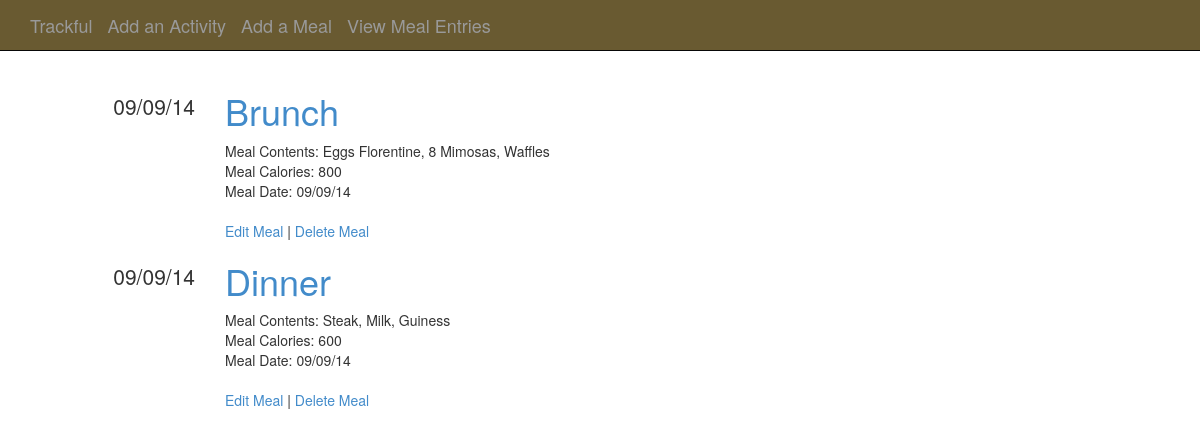
The app's page /meals, older data.
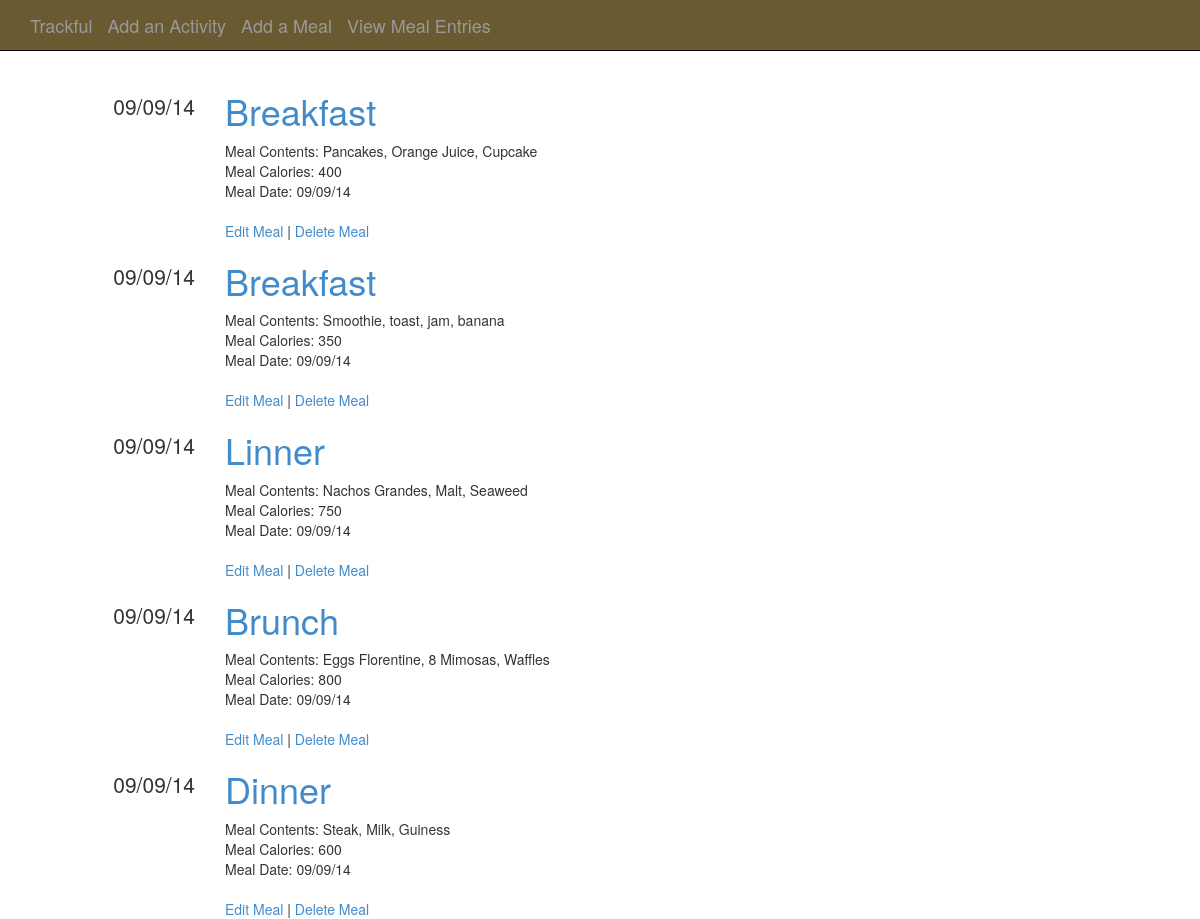
The same page, newer data.
### tracky/models.py (models this page shows)
class Meal(Base):
    __tablename__ = 'meal'
    meal_id = Column(Integer, Sequence('meal_id_sequence'), primary_key=True)
    meal = Column(String(1024))
    contents = Column(String(1024))
    calories = Column(Integer)
    entry_date = Column(DateTime, default=datetime.datetime.now)

### tracky/views.py (the view)
@app.route("/meals")
def meals():
    meals = session.query(Meal)
    meals = meals.order_by(Meal.entry_date.desc()).limit(5)
    meals = meals.all()
    return render_template("meals.html",
                           meals=meals
    )

### tracky/filters.py (called while the page is built)
@app.template_filter()
def dateformat(date, format):
    if not date:
        return None
    return date.strftime(format)

### tracky/templates/meals.html
{% extends "base.html" %}
{% import "macros.html" as macros %}
{% block content %}
{% for meal in meals %}
{{ macros.render_meal(meal) }}
{% endfor %}
{% endblock %}

### tracky/templates/base.html (shortened to what this page needs)
<!DOCTYPE html>
<html lang="en">
    <head>
        <link rel="stylesheet" href="{{ url_for('static', filename='css/main.css') }}">
         <link rel="stylesheet" href="{{ url_for('static', filename='css/base.css') }}">
    </head>
    <body>
        <div class="navbar navbar-inverse navbar-static-top" role="navigation">
            <div class="container">
                <div class="navbar-header">
                    <a class="navbar-brand" href="{{ url_for('entries') }}">Trackful</a>
                    <a class="navbar-brand" href="{{ url_for('add_activity') }}">Add an Activity</a>
                    <a class="navbar-brand" href="{{ url_for('add_meal') }}">Add a Meal</a>
                    <a class="navbar-brand" href="{{ url_for('meals') }}">View Meal Entries</a>
                </div>
                <div class="collapse navbar-collapse">
                </div>
            </div>
        </div>
        <div class="container">
            {% block content %}{% endblock %}
        </div>
    </body>
</html>

### tracky/templates/macros.html (shortened to what this page needs)
{% macro render_meal(meal) %}
<div class="row">
    <div class="col-md-2 text-right metadata">
        <ul class="list-unstyled">
            <li>
                {{ meal.entry_date | dateformat('%d/%m/%y') }}
            </li>
        </ul>
    </div>
    <div class="col-md-10">
        <h1>
             <a href="{{ url_for('view_by_meal', meal_type=meal.meal) }}"> {{ meal.meal }}</a>
        </h1>
                Meal Contents: {{ meal.contents }} <br>
                Meal Calories: {{ meal.calories }} <br>
                Meal Date: {{ meal.entry_date | dateformat('%d/%m/%y') }} <br><br>
                <a href="{{ url_for('edit_meal', meal_id = meal.meal_id) }}"> Edit Meal</a> |
                <a href="{{ url_for('delete_meal', meal_id = meal.meal_id) }}"> Delete Meal</a>
    </div>
</div>
{% endmacro %}

### tracky/static/css/main.css (style rules this page uses)
div.metadata { margin-top: 20px; font-size: 1.5em; }
div.navbar { text-align: center; }

Row changes from the older to the newer data that the page shows:
added Meal: entry_date "09/09/14", meal "Breakfast", contents "Pancakes, Orange Juice, Cupcake", calories "400"
added Meal: entry_date "09/09/14", meal "Breakfast", contents "Smoothie, toast, jam, banana", calories "350"
added Meal: entry_date "09/09/14", meal "Linner", contents "Nachos Grandes, Malt, Seaweed", calories "750"
